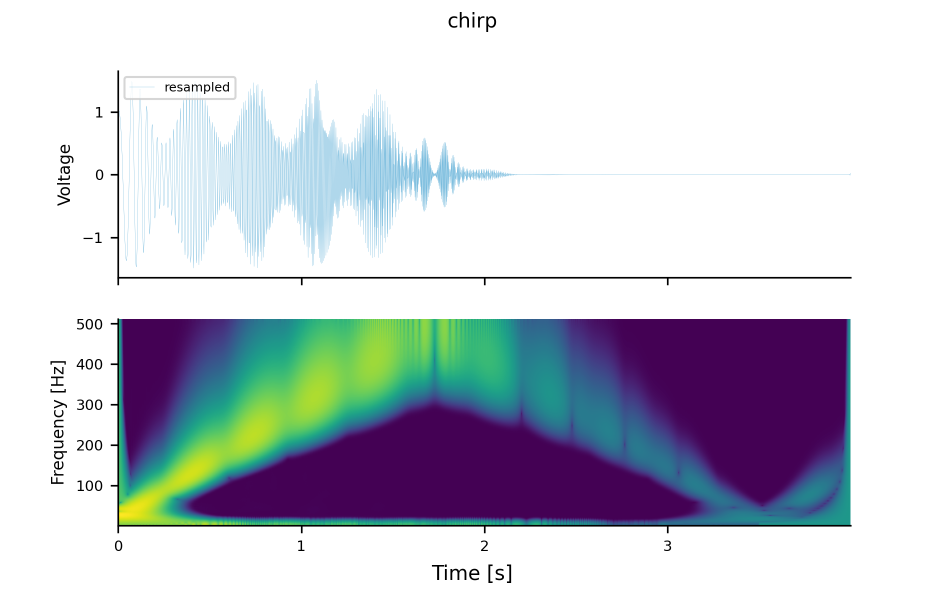
#> input picture chirp/2_wavelet_resampled.png, 1889 x 1181 px (shown at 1/2 size)
$ python -i crop_tif.py   (imports and definitions only)
#> lines starting #> are read from the running program, lines starting #| are printed output that depends on the picture; after the words box and inside, x2 and y2 are one past the last pixel; in counts of white or black regions, pixels touching at a corner belong together
#> in crop_tif, img is the input picture: shape (1181, 1889, 3); mean B, G, R 210.8, 202, 199.2
#!./env/bin/python
# -*- coding: utf-8 -*-

import os

import cv2


def find_content_area(image_path):
    # Read the image
#> called with image_path = '../../../chirp/2_wavelet_resampled.png'
    img = cv2.imread(image_path)
    if img is None:
        raise FileNotFoundError(f"Unable to read image file: {image_path}")

    # Convert to grayscale
    gray = cv2.cvtColor(img, cv2.COLOR_BGR2GRAY)
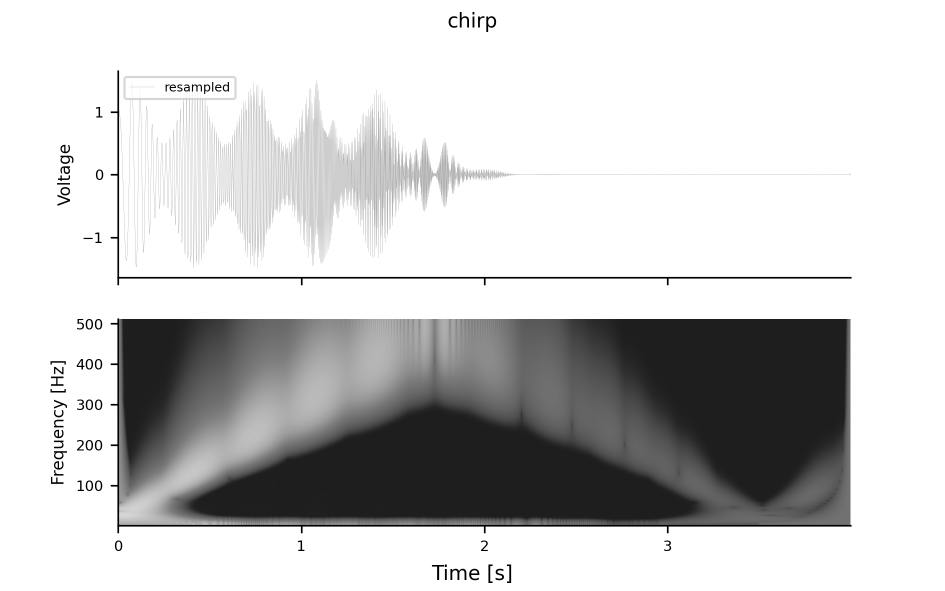
#> gray: shape (1181, 1889) (shown at 1/2 size); min 0, max 255, mean 202.1

    # Threshold the image to get all non-white areas.
    # Set the threshold close to 255 to exclude only white or nearly white areas.
    _, thresh = cv2.threshold(gray, 254, 255, cv2.THRESH_BINARY_INV)
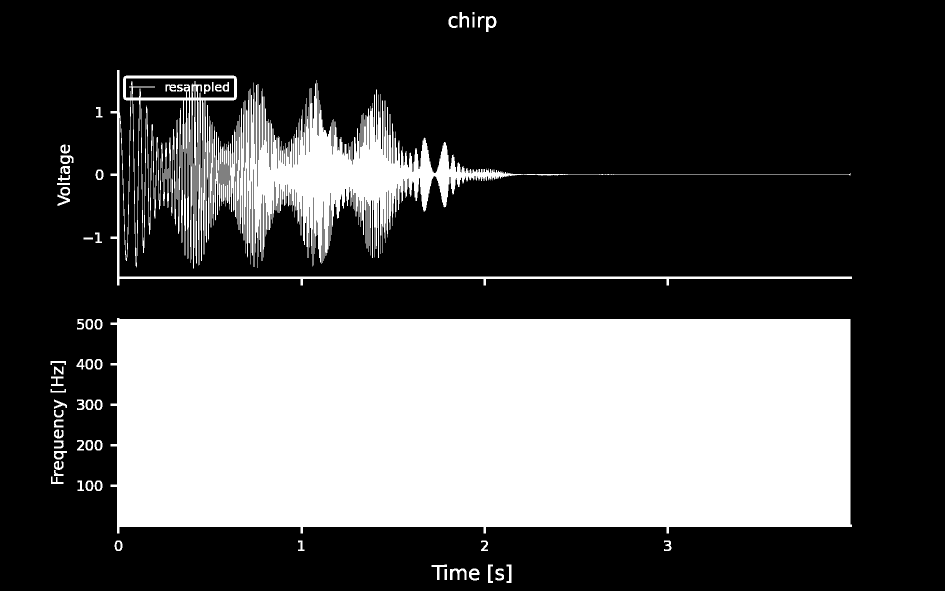
#> thresh: shape (1181, 1889) (shown at 1/2 size); 32.5% white; 64 white regions, largest, box (x1, y1, x2, y2) and area: (221, 636, 1704, 1067) 610882, (221, 140, 1704, 571) 104376, (900, 1137, 933, 1160) 378

    # Find all non-zero points (colored or non-white pixels)
    points = cv2.findNonZero(thresh)
#> points = contour of 726040 points, box (x1, y1, x2, y2) (101, 24, 1704, 1166), area 264842

    # Get the bounding rectangle around the non-zero points
    if points is not None:
        x, y, w, h = cv2.boundingRect(points)
#> x = 101; y = 24; w = 1603; h = 1142
        return x, y, w, h
    else:
        # If no points found, return the whole image
        h, w = img.shape[:2]
        return 0, 0, w, h


def crop_tif(lpath_tif, margin=30):
    # Read the image
    img = cv2.imread(lpath_tif)

    # Find the content area
    x, y, w, h = find_content_area(lpath_tif)
#> x = 101; y = 24; w = 1603; h = 1142

    # Calculate the coordinates with margin, clamping to the image boundaries
    x_start = max(x - margin, 0)
#> x_start = 71
    y_start = max(y - margin, 0)
#> y_start = 0
    x_end = min(x + w + margin, img.shape[1])
#> x_end = 1734
    y_end = min(y + h + margin, img.shape[0])
#> y_end = 1181

    # Crop the image using the bounding rectangle with margin
    cropped_img = img[y_start:y_end, x_start:x_end]
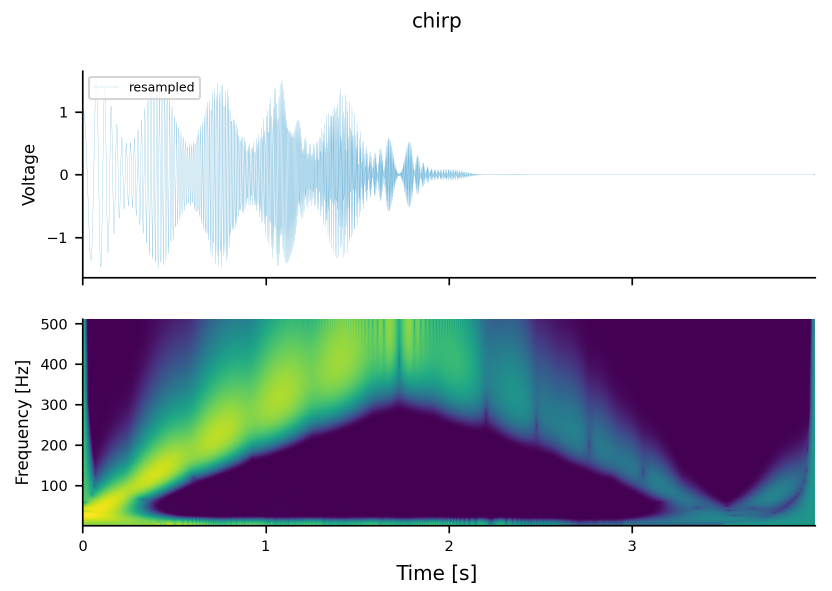
#> cropped_img: shape (1181, 1663, 3) (shown at 1/2 size); mean B, G, R 204.7, 194.8, 191.7

    # Save the cropped image
    spath_tif = os.path.join(
        os.path.split(lpath_tif)[0], "cropped", os.path.split(lpath_tif)[1]
    )
    cv2.imwrite(spath_tif, cropped_img)
    print(f"\nSaved to: {spath_tif}")


# [25 lines not run here, left out]

    # ./env/bin/python ./scripts/py/crop_tif.py -l ./src/figures/Figure_ID_04.tif

>>> result = crop_tif('../../../chirp/2_wavelet_resampled.png')

$ run again, on chirp/2_wavelet_bandpass_filted (20 - 50 Hz).png
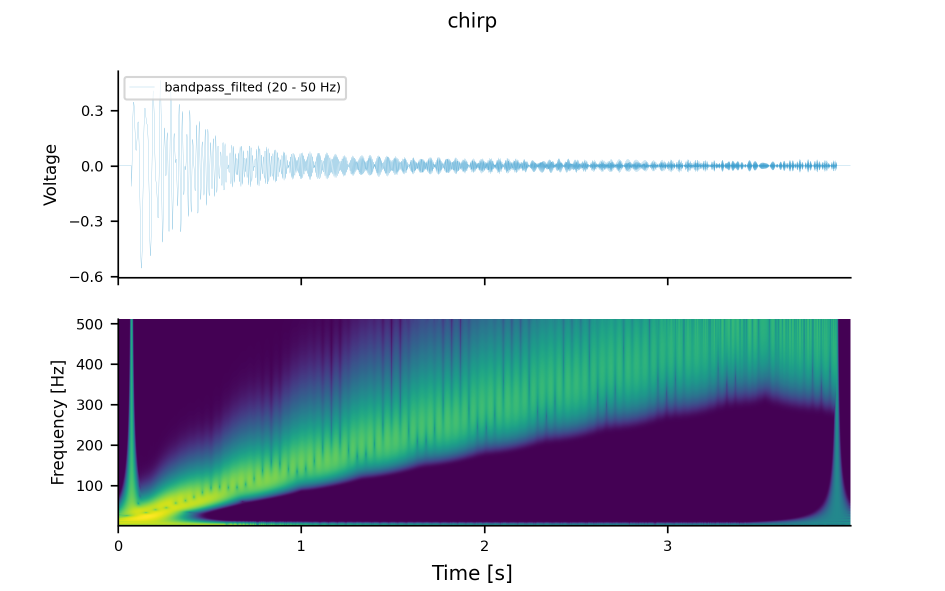
#> input picture chirp/2_wavelet_bandpass_filted (20 - 50 Hz).png, 1889 x 1181 px (shown at 1/2 size)
#> in crop_tif, img is the input picture: shape (1181, 1889, 3); mean B, G, R 212.6, 203.7, 197.7
#> in find_content_area, `_, thresh = cv2.threshold(gray, 254, 255, cv2.THRESH_BINARY_INV)`:
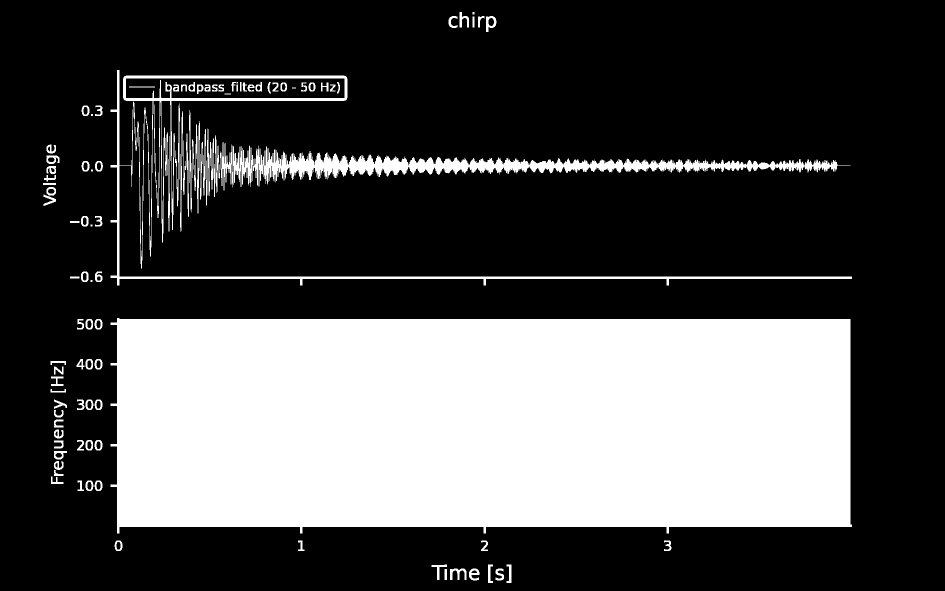
#> thresh: shape (1181, 1889) (shown at 1/2 size); 30.5% white; 93 white regions (6 under 20 px), largest, box (x1, y1, x2, y2) and area: (221, 636, 1704, 1067) 610882, (221, 140, 1704, 571) 54985, (900, 1137, 933, 1160) 378
#> points = contour of 679455 points, box (x1, y1, x2, y2) (86, 24, 1704, 1166), area 319161
#> in find_content_area, `x, y, w, h = cv2.boundingRect(points)`: x = 86; y = 24; w = 1618; h = 1142
#> in crop_tif, `x, y, w, h = find_content_area(lpath_tif)`: x = 86; y = 24; w = 1618; h = 1142
#> x_start = 56
#> y_start = 0
#> x_end = 1734
#> y_end = 1181
#> in crop_tif, `cropped_img = img[y_start:y_end, x_start:x_end]`:
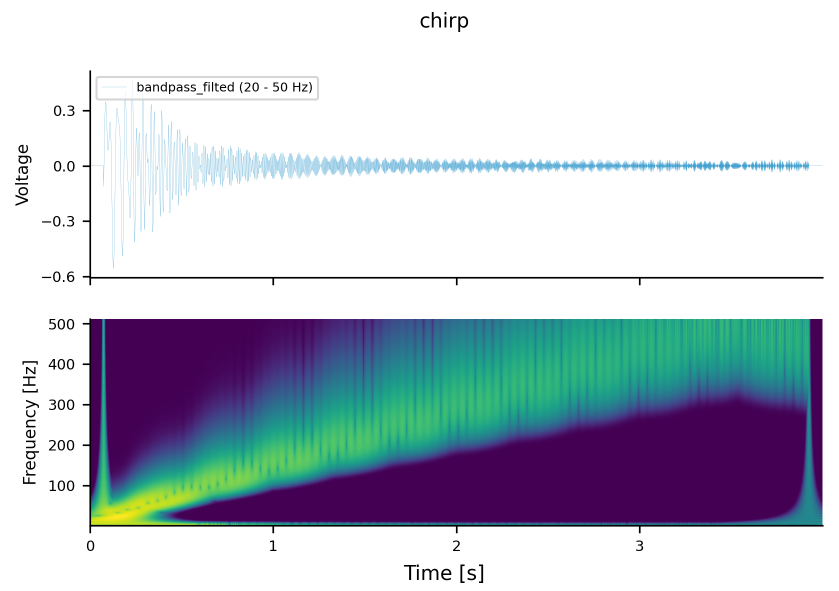
#> cropped_img: shape (1181, 1678, 3) (shown at 1/2 size); mean B, G, R 207.3, 197.2, 190.5

$ run again, on chirp/2_wavelet_bandstop_filted (20 - 50 Hz).png
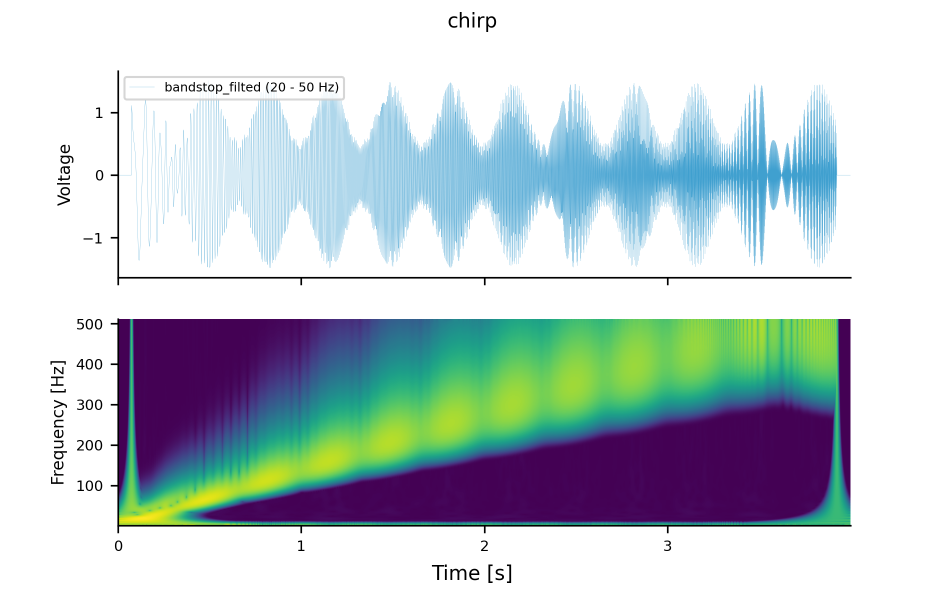
#> input picture chirp/2_wavelet_bandstop_filted (20 - 50 Hz).png, 1889 x 1181 px (shown at 1/2 size)
#> in crop_tif, img is the input picture: shape (1181, 1889, 3); mean B, G, R 207.3, 203.9, 191.7
#> in find_content_area, `_, thresh = cv2.threshold(gray, 254, 255, cv2.THRESH_BINARY_INV)`:
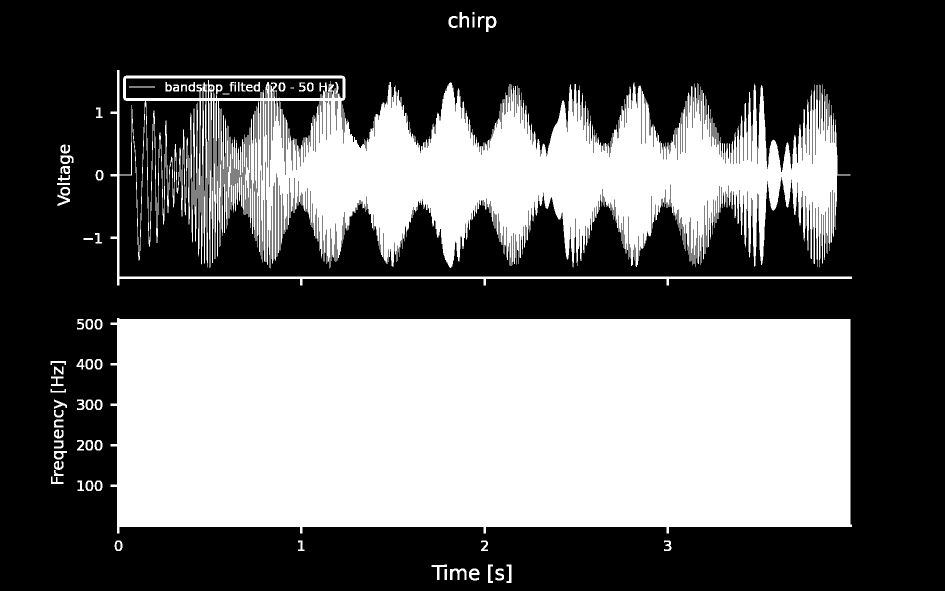
#> thresh: shape (1181, 1889) (shown at 1/2 size); 40.5% white; 75 white regions (2 under 20 px), largest, box (x1, y1, x2, y2) and area: (221, 636, 1704, 1067) 610882, (221, 140, 1704, 571) 282121, (900, 1137, 933, 1160) 378
#> points = contour of 904617 points, box (x1, y1, x2, y2) (101, 24, 1704, 1166), area 108656
#> in find_content_area, `x, y, w, h = cv2.boundingRect(points)`: x = 101; y = 24; w = 1603; h = 1142
#> in crop_tif, `x, y, w, h = find_content_area(lpath_tif)`: x = 101; y = 24; w = 1603; h = 1142
#> x_start = 71
#> y_start = 0
#> x_end = 1734
#> y_end = 1181
#> in crop_tif, `cropped_img = img[y_start:y_end, x_start:x_end]`:
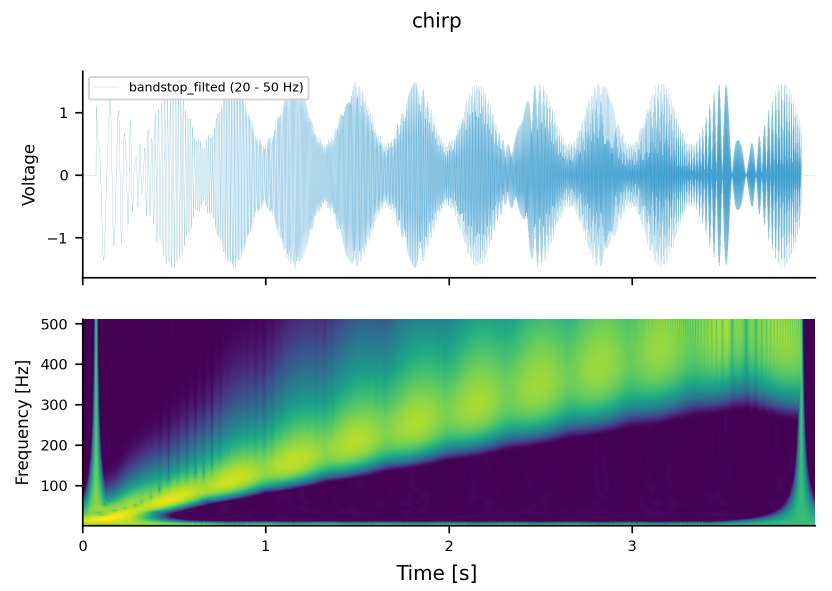
#> cropped_img: shape (1181, 1663, 3) (shown at 1/2 size); mean B, G, R 200.9, 197, 183.1

$ run again, on chirp/2_wavelet_bandstop_gauss (sigma = 10).png
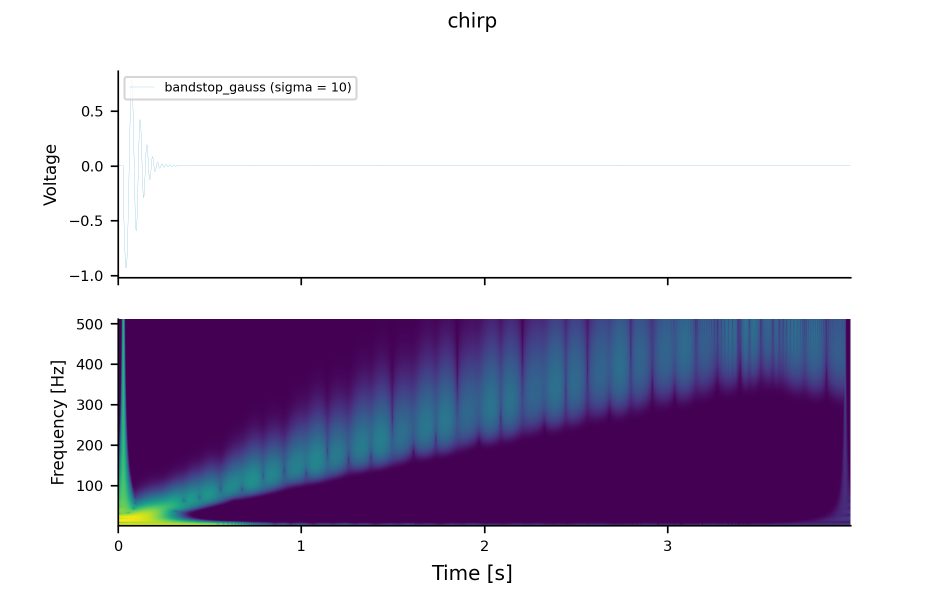
#> input picture chirp/2_wavelet_bandstop_gauss (sigma = 10).png, 1889 x 1181 px (shown at 1/2 size)
#> in crop_tif, img is the input picture: shape (1181, 1889, 3); mean B, G, R 211.7, 192.9, 200.7
#> in find_content_area, `_, thresh = cv2.threshold(gray, 254, 255, cv2.THRESH_BINARY_INV)`:
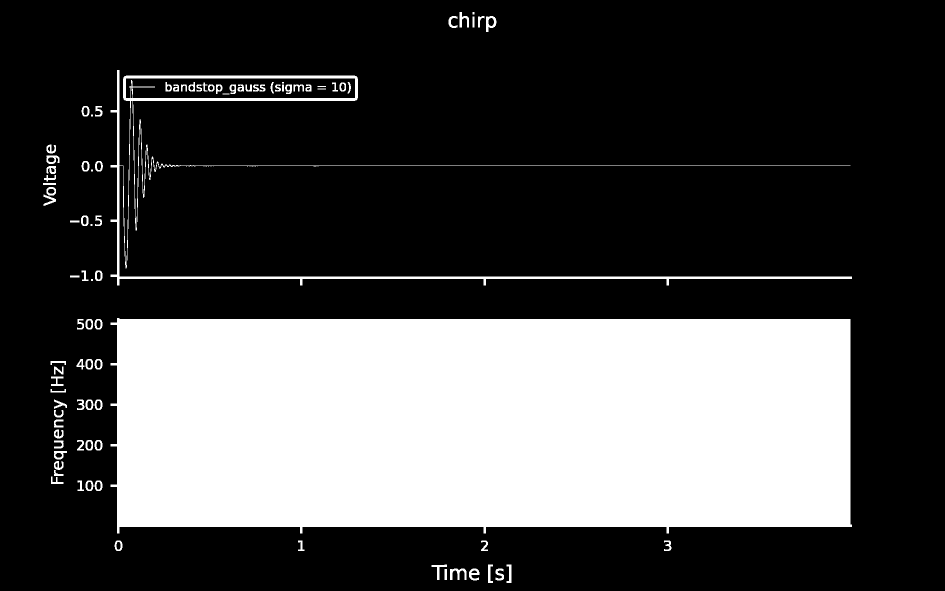
#> thresh: shape (1181, 1889) (shown at 1/2 size); 28.9% white; 94 white regions (5 under 20 px), largest, box (x1, y1, x2, y2) and area: (221, 636, 1704, 1067) 610882, (221, 140, 1704, 571) 19815, (900, 1137, 933, 1160) 378
#> points = contour of 644465 points, box (x1, y1, x2, y2) (86, 24, 1704, 1166), area 359348
#> in find_content_area, `x, y, w, h = cv2.boundingRect(points)`: x = 86; y = 24; w = 1618; h = 1142
#> in crop_tif, `x, y, w, h = find_content_area(lpath_tif)`: x = 86; y = 24; w = 1618; h = 1142
#> x_start = 56
#> y_start = 0
#> x_end = 1734
#> y_end = 1181
#> in crop_tif, `cropped_img = img[y_start:y_end, x_start:x_end]`:
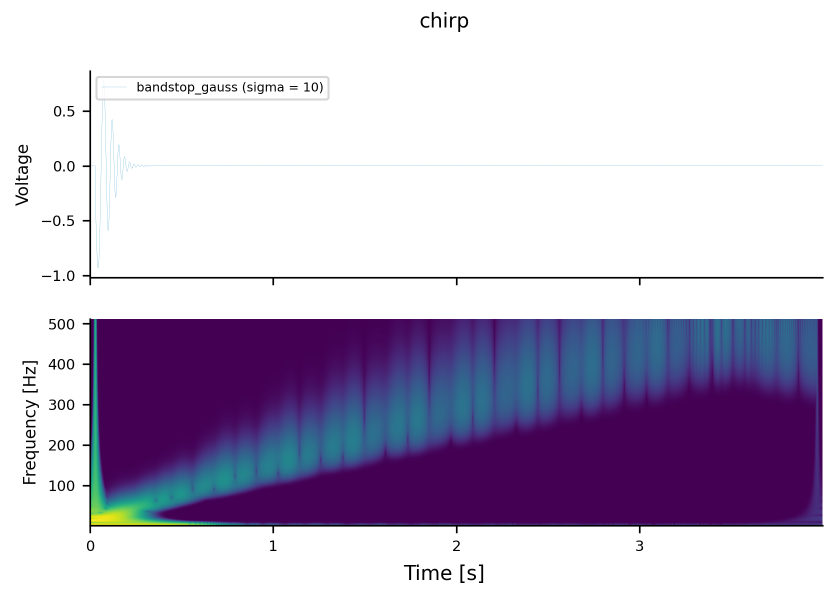
#> cropped_img: shape (1181, 1678, 3) (shown at 1/2 size); mean B, G, R 206.3, 185.1, 193.9
